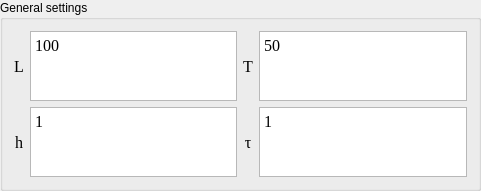
   <widget class="QGroupBox" name="groupBox_1">
    <property name="geometry">
     <rect>
      <x>10</x>
      <y>10</y>
      <width>481</width>
      <height>91</height>
     </rect>
    </property>
    <property name="sizePolicy">
     <sizepolicy hsizetype="Minimum" vsizetype="Minimum">
      <horstretch>0</horstretch>
      <verstretch>0</verstretch>
     </sizepolicy>
    </property>
    <property name="title">
     <string>General settings</string>
    </property>
    <layout class="QGridLayout" name="gridLayout">
     <item row="0" column="1">
      <widget class="QLabel" name="label_1">
       <property name="font">
        <font>
         <family>Times New Roman</family>
         <pointsize>12</pointsize>
        </font>
       </property>
       <property name="text">
        <string>L</string>
       </property>
       <property name="alignment">
        <set>Qt::AlignCenter</set>
       </property>
      </widget>
     </item>
     <item row="1" column="1">
      <widget class="QLabel" name="label_5">
       <property name="font">
        <font>
         <family>Times New Roman</family>
         <pointsize>12</pointsize>
        </font>
       </property>
       <property name="text">
        <string>h</string>
       </property>
       <property name="alignment">
        <set>Qt::AlignCenter</set>
       </property>
      </widget>
     </item>
     <item row="1" column="2">
      <widget class="QPlainTextEdit" name="plainTextEdit_3">
       <property name="sizePolicy">
        <sizepolicy hsizetype="Expanding" vsizetype="Expanding">
         <horstretch>0</horstretch>
         <verstretch>0</verstretch>
        </sizepolicy>
       </property>
       <property name="font">
        <font>
         <family>Times New Roman</family>
         <pointsize>12</pointsize>
        </font>
       </property>
       <property name="acceptDrops">
        <bool>true</bool>
       </property>
       <property name="inputMethodHints">
        <set>Qt::ImhMultiLine</set>
       </property>
       <property name="verticalScrollBarPolicy">
        <enum>Qt::ScrollBarAlwaysOff</enum>
       </property>
       <property name="horizontalScrollBarPolicy">
        <enum>Qt::ScrollBarAlwaysOff</enum>
       </property>
       <property name="plainText">
        <string>1</string>
       </property>
       <property name="centerOnScroll">
        <bool>false</bool>
       </property>
      </widget>
     </item>
     <item row="0" column="2">
      <widget class="QPlainTextEdit" name="plainTextEdit_1">
       <property name="sizePolicy">
        <sizepolicy hsizetype="Expanding" vsizetype="Expanding">
         <horstretch>0</horstretch>
         <verstretch>0</verstretch>
        </sizepolicy>
       </property>
       <property name="font">
        <font>
         <family>Times New Roman</family>
         <pointsize>12</pointsize>
        </font>
       </property>
       <property name="acceptDrops">
        <bool>true</bool>
       </property>
       <property name="inputMethodHints">
        <set>Qt::ImhMultiLine</set>
       </property>
       <property name="verticalScrollBarPolicy">
        <enum>Qt::ScrollBarAlwaysOff</enum>
       </property>
       <property name="horizontalScrollBarPolicy">
        <enum>Qt::ScrollBarAlwaysOff</enum>
       </property>
       <property name="documentTitle">
        <string/>
       </property>
       <property name="plainText">
        <string>100</string>
       </property>
       <property name="centerOnScroll">
        <bool>false</bool>
       </property>
      </widget>
     </item>
     <item row="0" column="6">
      <widget class="QPlainTextEdit" name="plainTextEdit_2">
       <property name="sizePolicy">
        <sizepolicy hsizetype="Expanding" vsizetype="Expanding">
         <horstretch>0</horstretch>
         <verstretch>0</verstretch>
        </sizepolicy>
       </property>
       <property name="font">
        <font>
         <family>Times New Roman</family>
         <pointsize>12</pointsize>
        </font>
       </property>
       <property name="acceptDrops">
        <bool>true</bool>
       </property>
       <property name="inputMethodHints">
        <set>Qt::ImhMultiLine</set>
       </property>
       <property name="verticalScrollBarPolicy">
        <enum>Qt::ScrollBarAlwaysOff</enum>
       </property>
       <property name="horizontalScrollBarPolicy">
        <enum>Qt::ScrollBarAlwaysOff</enum>
       </property>
       <property name="plainText">
        <string>50</string>
       </property>
       <property name="centerOnScroll">
        <bool>false</bool>
       </property>
      </widget>
     </item>
     <item row="0" column="3">
      <widget class="QLabel" name="label_7">
       <property name="font">
        <font>
         <family>Times New Roman</family>
         <pointsize>12</pointsize>
        </font>
       </property>
       <property name="text">
        <string>T</string>
       </property>
       <property name="alignment">
        <set>Qt::AlignCenter</set>
       </property>
      </widget>
     </item>
     <item row="1" column="3">
      <widget class="QLabel" name="label_8">
       <property name="font">
        <font>
         <family>Times New Roman</family>
         <pointsize>12</pointsize>
        </font>
       </property>
       <property name="text">
        <string>τ</string>
       </property>
       <property name="alignment">
        <set>Qt::AlignCenter</set>
       </property>
      </widget>
     </item>
     <item row="1" column="6">
      <widget class="QPlainTextEdit" name="plainTextEdit_4">
       <property name="sizePolicy">
        <sizepolicy hsizetype="Expanding" vsizetype="Expanding">
         <horstretch>0</horstretch>
         <verstretch>0</verstretch>
        </sizepolicy>
       </property>
       <property name="font">
        <font>
         <family>Times New Roman</family>
         <pointsize>12</pointsize>
        </font>
       </property>
       <property name="acceptDrops">
        <bool>true</bool>
       </property>
       <property name="inputMethodHints">
        <set>Qt::ImhMultiLine</set>
       </property>
       <property name="verticalScrollBarPolicy">
        <enum>Qt::ScrollBarAlwaysOff</enum>
       </property>
       <property name="horizontalScrollBarPolicy">
        <enum>Qt::ScrollBarAlwaysOff</enum>
       </property>
       <property name="plainText">
        <string>1</string>
       </property>
       <property name="centerOnScroll">
        <bool>false</bool>
       </property>
      </widget>
     </item>
    </layout>
   </widget>
